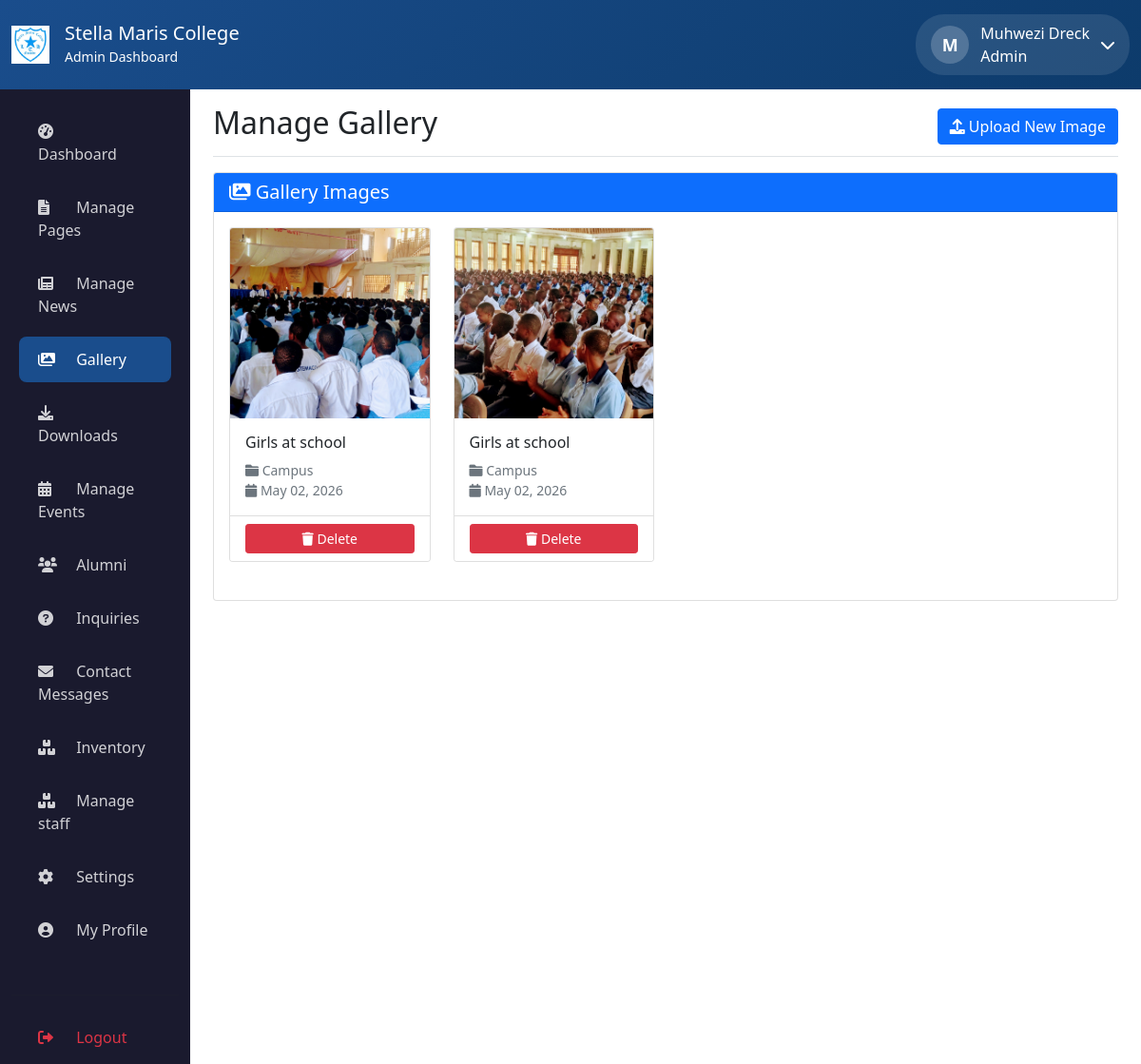
The app's page /admin/manage-gallery.php (signed in) with its own data.
### tables this page shows
CREATE TABLE `gallery` (
  `id` int(11) NOT NULL,
  `title` varchar(200) NOT NULL,
  `description` text DEFAULT NULL,
  `file_path` varchar(255) NOT NULL,
  `file_type` enum('image','video') DEFAULT 'image',
  `category` varchar(50) DEFAULT NULL,
  `album` varchar(100) DEFAULT NULL,
  `thumbnail_path` varchar(255) DEFAULT NULL,
  `size` int(11) DEFAULT NULL,
  `downloads` int(11) DEFAULT 0,
  `uploaded_at` timestamp NOT NULL DEFAULT current_timestamp()
);

### admin/manage-gallery.php (the view, shortened to what this page needs)
<?php
$db = new Database();
$conn = $db->getConnection();
$gallery = $conn->query("SELECT * FROM gallery ORDER BY uploaded_at DESC")->fetchAll(PDO::FETCH_ASSOC);
?>
<!DOCTYPE html>
<html lang="en">
<head>
    <link href="https://cdn.jsdelivr.net/npm/bootstrap@5.1.3/dist/css/bootstrap.min.css" rel="stylesheet">
    <link href="https://cdn.datatables.net/1.11.5/css/dataTables.bootstrap5.min.css" rel="stylesheet">
    <link rel="stylesheet" href="https://cdnjs.cloudflare.com/ajax/libs/font-awesome/6.0.0/css/all.min.css">
</head>
<body>
    <?php include 'includes/header.php'; ?>
    <div class="container-fluid">
        <div class="row">
            <?php include 'sidebar.php'; ?>
            <main class="col-md-9 col-lg-10 ms-sm-auto px-md-4 admin-main-content">
                <div class="d-flex justify-content-between flex-wrap flex-md-nowrap align-items-center pt-3 pb-2 mb-3 border-bottom">
                    <h1 class="h2">Manage Gallery</h1>
                    <a href="upload-gallery.php" class="btn btn-primary">
                        <i class="fas fa-upload"></i> Upload New Image
                    </a>
                </div>
                <div class="card">
                    <div class="card-header bg-primary text-white">
                        <h5 class="mb-0"><i class="fas fa-images"></i> Gallery Images</h5>
                    </div>
                    <div class="card-body">
                        <div class="row">
                            <?php foreach($gallery as $item): ?>
                            <div class="col-md-3 mb-4">
                                <div class="card h-100">
                                    <img src="../<?php echo $item['file_path']; ?>" class="card-img-top" style="height: 200px; object-fit: cover;">
                                    <div class="card-body">
                                        <h6 class="card-title"><?php echo htmlspecialchars($item['title']); ?></h6>
                                        <p class="card-text small text-muted">
                                            <i class="fas fa-folder"></i> <?php echo ucfirst($item['category']); ?><br>
                                            <i class="fas fa-calendar"></i> <?php echo date('M d, Y', strtotime($item['uploaded_at'])); ?>
                                        </p>
                                    </div>
                                    <div class="card-footer bg-white">
                                        <a href="?delete=<?php echo $item['id']; ?>" class="btn btn-danger btn-sm w-100" onclick="return confirm('Delete this image?')">
                                            <i class="fas fa-trash"></i> Delete
                                        </a>
                                    </div>
                                </div>
                            </div>
                            <?php endforeach; ?>
                        </div>
                    </div>
                </div>
            </main>
        </div>
    </div>
</body>
</html>

### admin/includes/header.php (shortened to what this page needs)
<?php
$full_name = $_SESSION['full_name'] ?? 'Admin';
$role = $_SESSION['role'] ?? 'editor';
?>
<!DOCTYPE html>
<html lang="en">
<head>
    <link href="https://cdn.jsdelivr.net/npm/bootstrap@5.1.3/dist/css/bootstrap.min.css" rel="stylesheet">
    <link rel="stylesheet" href="https://cdnjs.cloudflare.com/ajax/libs/font-awesome/6.0.0/css/all.min.css">
</head>
<body>
    <div class="admin-header">
        <div class="container-fluid">
            <div class="row align-items-center">
                <div class="col">
                    <div class="d-flex align-items-center">
                        <img src="../assets/images/logo.png" alt="Logo" height="40" class="me-3">
                        <div>
                            <h5 class="mb-0">Stella Maris College</h5>
                            <small>Admin Dashboard</small>
                        </div>
                    </div>
                </div>
                <div class="col-auto">
                    <div class="user-dropdown">
                        <div class="user-info">
                            <div class="user-avatar">
                                <?php echo strtoupper(substr($full_name, 0, 1)); ?>
                            </div>
                            <div class="user-details">
                                <div class="user-name"><?php echo htmlspecialchars($full_name); ?></div>
                                <div class="user-role"><?php echo ucfirst($role); ?></div>
                            </div>
                            <i class="fas fa-chevron-down"></i>
                        </div>
                    </div>
                </div>
            </div>
        </div>
    </div>
</body>
</html>

### admin/sidebar.php (shortened to what this page needs)
<?php
$current_page = basename($_SERVER['PHP_SELF']);
?>
<nav class="col-md-3 col-lg-2 d-md-block bg-dark sidebar" style="min-height: 100vh;">
    <div class="position-sticky pt-3">
        <ul class="nav flex-column">
            <li class="nav-item">
                <a class="nav-link <?php echo $current_page == 'dashboard.php' ? 'active' : ''; ?>" href="dashboard.php">
                    <i class="fas fa-tachometer-alt"></i> Dashboard
                </a>
            </li>
            <li class="nav-item">
                <a class="nav-link <?php echo $current_page == 'manage-pages.php' ? 'active' : ''; ?>" href="manage-pages.php">
                    <i class="fas fa-file-alt"></i> Manage Pages
                </a>
            </li>
            <li class="nav-item">
                <a class="nav-link <?php echo $current_page == 'manage-news.php' ? 'active' : ''; ?>" href="manage-news.php">
                    <i class="fas fa-newspaper"></i> Manage News
                </a>
            </li>
            <li class="nav-item">
                <a class="nav-link <?php echo $current_page == 'manage-gallery.php' ? 'active' : ''; ?>" href="manage-gallery.php">
                    <i class="fas fa-images"></i> Gallery
                </a>
            </li>
            <li class="nav-item">
                <a class="nav-link <?php echo $current_page == 'manage-downloads.php' ? 'active' : ''; ?>" href="manage-downloads.php">
                    <i class="fas fa-download"></i> Downloads
                </a>
            </li>
            <li class="nav-item">
                <a class="nav-link <?php echo $current_page == 'manage-events.php' ? 'active' : ''; ?>" href="manage-events.php">
                    <i class="fas fa-calendar-alt"></i> Manage Events
                </a>
            </li>
            <li class="nav-item">
                <a class="nav-link <?php echo $current_page == 'manage-alumni.php' ? 'active' : ''; ?>" href="manage-alumni.php">
                    <i class="fas fa-users"></i> Alumni
                </a>
            </li>
            <li class="nav-item">
                <a class="nav-link <?php echo $current_page == 'manage-inquiries.php' ? 'active' : ''; ?>" href="manage-inquiries.php">
                    <i class="fas fa-question-circle"></i> Inquiries
                </a>
            </li>
            <li class="nav-item">
                <a class="nav-link <?php echo $current_page == 'messages.php' ? 'active' : ''; ?>" href="messages.php">
                    <i class="fas fa-envelope"></i> Contact Messages
                </a>
            </li>
            <li class="nav-item">
                <a class="nav-link <?php echo $current_page == 'inventory.php' ? 'active' : ''; ?>" href="inventory.php">
                    <i class="fas fa-boxes"></i> Inventory
                </a>
            </li>
            <li class="nav-item">
                <a class="nav-link <?php echo $current_page == 'manage_staff.php' ? 'active' : ''; ?>" href="manage_staff.php">
                    <i class="fas fa-boxes"></i> Manage staff
                </a>
            </li>
            <li class="nav-item">
                <a class="nav-link <?php echo $current_page == 'settings.php' ? 'active' : ''; ?>" href="settings.php">
                    <i class="fas fa-cog"></i> Settings
                </a>
            </li>
            <li class="nav-item">
                <a class="nav-link <?php echo $current_page == 'profile.php' ? 'active' : ''; ?>" href="profile.php">
                    <i class="fas fa-user-circle"></i> My Profile
                </a>
            </li>
            <li class="nav-item mt-4">
                <hr class="border-secondary">
            </li>
            <li class="nav-item">
                <a class="nav-link text-danger" href="logout.php" id="sidebarLogoutBtn">
                    <i class="fas fa-sign-out-alt"></i> Logout
                </a>
            </li>
        </ul>
    </div>
</nav>

### admin/manage-gallery.php (style rules this page uses)
.sidebar { background: #1a1a2e !important; min-height: 100vh; transition: transform 0.3s ease; }
.sidebar .nav-link { color: rgba(255,255,255,0.8); padding: 12px 20px; transition: all 0.3s; border-radius: 8px; margin: 4px 8px; }
.sidebar .nav-link.active { background: #1a4d8c; color: white; }
.sidebar .nav-link i { width: 24px; margin-right: 12px; }

### admin/includes/header.php (style rules this page uses)
.admin-header { background: linear-gradient(135deg, #1a4d8c, #0d3b6b); color: white; padding: 15px 0; position: sticky; top: 0; z-index: 1000; }
.user-dropdown { position: relative; cursor: pointer; }
.user-info { display: flex; align-items: center; gap: 12px; padding: 8px 16px; background: rgba(255,255,255,0.1); border-radius: 30px; transition: background 0.3s; }
.user-avatar { width: 40px; height: 40px; background: rgba(255,255,255,0.2); border-radius: 50%; display: flex; align-items: center; justify-content: center; font-weight: bold; font-size: 18px; }

### admin/sidebar.php (style rules this page uses)
.sidebar { background: #1a1a2e !important; transition: transform 0.3s ease; }
.sidebar .nav-link { color: rgba(255,255,255,0.8); padding: 12px 20px; transition: all 0.3s; border-radius: 8px; margin: 4px 8px; }
.sidebar .nav-link.active { background: #1a4d8c; color: white; }
.sidebar .nav-link i { width: 24px; margin-right: 12px; }

### records on screen
gallery: file_path (picture), title "Girls at school", category "Campus", uploaded_at "May 02, 2026"
gallery: file_path (picture), title "Girls at school", category "Campus", uploaded_at "May 02, 2026"

### other values on screen
substr($full_name, 0, 1) "M"
$full_name "Muhwezi Dreck"
$role "Admin"
